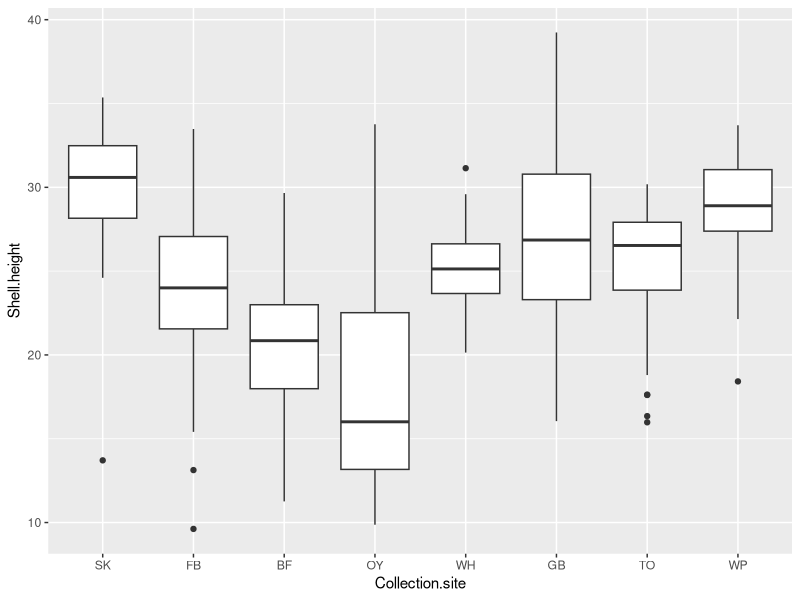

Write R code to recreate this figure.
##This short script answers the question are P1 snails from our different colletions sites different?


library(here)
here()
all<-read.csv(here::here("data/all.shell.size.csv"))
library(ggplot2)
all$Collection.site<-factor(all$Collection.site,levels=c("SK","FB","BF","OY","WH","GB","TO","WP",ordered=T))
all<-na.omit(all)
ggplot(all,aes(x=Collection.site,y=Shell.height,group=Collection.site))+geom_boxplot()
a<-aov(Shell.height~Collection.site,data=all)
summary(a)       
TukeyHSD(a)

#The answer is yes. There are signficant differences between sites. 